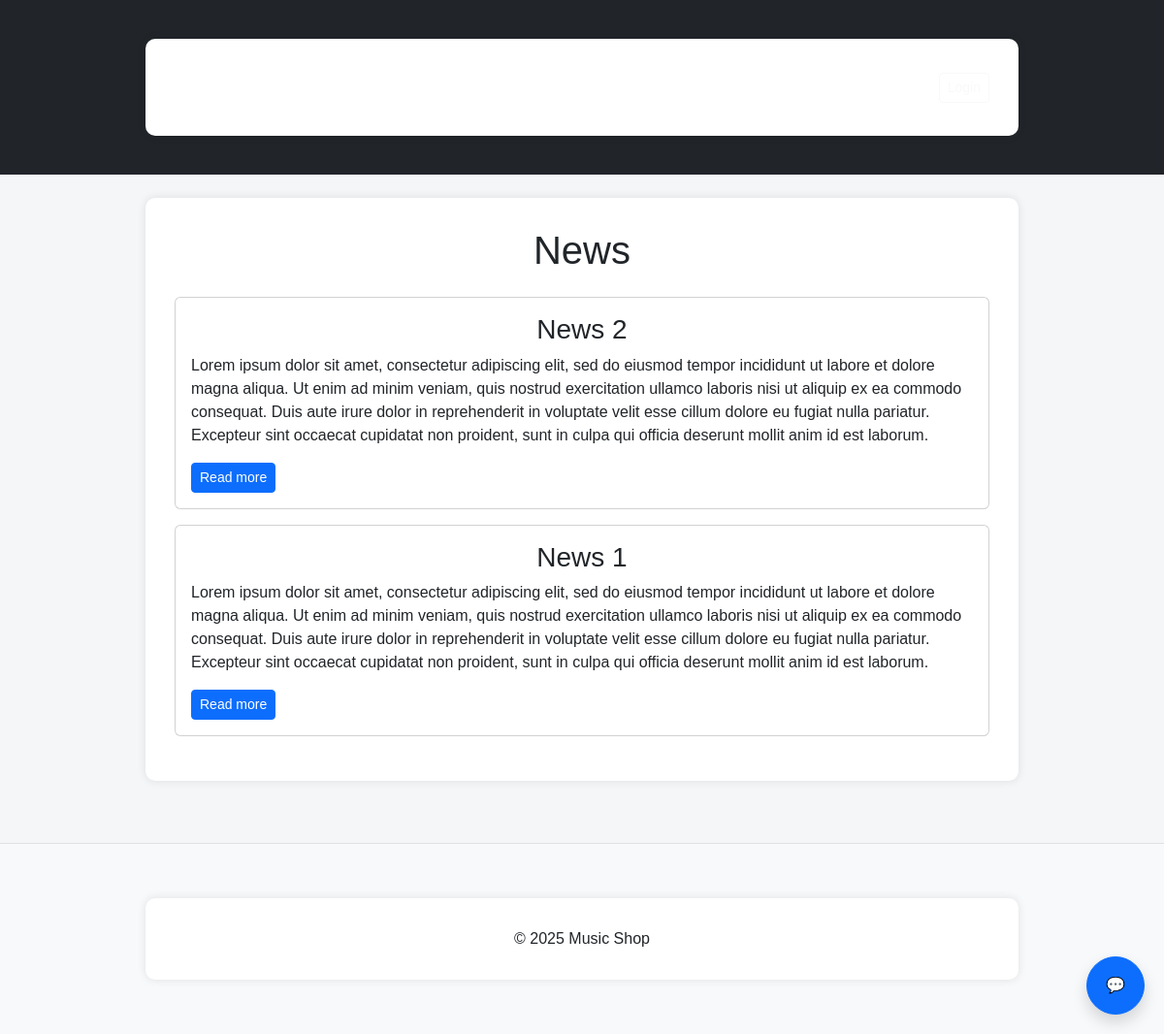
The page /?r=news on the database its author committed.
### tables this page shows
CREATE TABLE `news` (
  `id` int(11) NOT NULL,
  `title` varchar(255) DEFAULT NULL,
  `body` text DEFAULT NULL,
  `content` text NOT NULL
);

### music-shop/app/Controllers/BaseController.php (called while the page is built, shortened)
<?php
class BaseController
{
    public function render($view, $data = [])
    {
        $viewFile = __DIR__ . '/../Views/' . $view . '.php';
        extract($data);
        include __DIR__ . '/../Views/layouts/header.php';
        include $viewFile;
        include __DIR__ . '/../Views/layouts/footer.php';
    }
}

### music-shop/app/Controllers/NewsController.php (called while the page is built, shortened)
<?php
class NewsController extends BaseController
{
    public function publicIndex()
    {
        $news = News::all();
        return $this->render('news', [
            'news' => $news
        ]);
    }
}

### music-shop/app/Models/News.php (called while the page is built, shortened)
<?php
class News extends Model
{
    public static function all()
    {
        $stmt = self::$db->query("SELECT * FROM news ORDER BY id DESC");
        return $stmt->fetchAll(PDO::FETCH_ASSOC);
    }
}

### music-shop/app/Views/news.php (the view)
<h1 class="mb-4">News</h1>
<?php if (!empty($news)): ?>
    <?php foreach ($news as $item): ?>
        <div class="card mb-3">
            <div class="card-body">
                <h3><?= htmlspecialchars($item['title']) ?></h3>
                <p><?= nl2br(htmlspecialchars(mb_strimwidth($item['content'], 0, 500, '...'))) ?></p>
                <a href="/?r=news-view&id=<?= $item['id'] ?>" class="btn btn-primary btn-sm">
                    Read more
                </a>
            </div>
        </div>
    <?php endforeach; ?>
<?php else: ?>
    <div class="alert alert-info">No news yet.</div>
<?php endif; ?>

### music-shop/public/style.css (style rules this page uses)
body { font-family: Arial, sans-serif; background: #f4f6f8; margin: 0; padding: 0; }
h1, h3 { text-align: center; }
a { color: #3498db; text-decoration: none; }

### rows shown on the page
news: title "News 2", content "Lorem ipsum dolor sit amet, consectetur adipiscing elit, sed do eiusmod tempor incididunt ut labore et dolore magna aliqua. Ut enim ad minim veniam, quis nostrud exercitation ullamco laboris nisi ut aliquip ex ea commodo consequat. Duis aute irure dolor in reprehenderit in voluptate velit esse cillum dolore eu fugiat nulla pariatur. Excepteur sint occaecat cupidatat non proident, sunt in culpa qui officia deserunt mollit anim id est laborum."
news: title "News 1", content "Lorem ipsum dolor sit amet, consectetur adipiscing elit, sed do eiusmod tempor incididunt ut labore et dolore magna aliqua. Ut enim ad minim veniam, quis nostrud exercitation ullamco laboris nisi ut aliquip ex ea commodo consequat. Duis aute irure dolor in reprehenderit in voluptate velit esse cillum dolore eu fugiat nulla pariatur. Excepteur sint occaecat cupidatat non proident, sunt in culpa qui officia deserunt mollit anim id est laborum."
